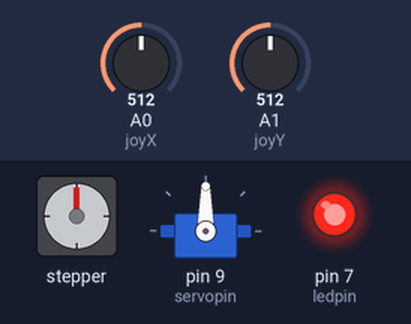
The sketch below on a simulated Arduino Uno, built with avr-gcc and run on an emulated ATmega328P. On the bench: stepper motor, servo, output pins drawn as LEDs (lit = HIGH). Wiring (from diagram.json): stepper motor driver (200 steps per turn assumed): step pin 3; direction pin 2. Inputs (shaded band) come from the test bench; at power-on: A1 (joyY) = 512, A0 (joyX) = 512. Pins used as bus, display or sensor lines are not drawn.

Above: at 1.2 s.
1.3 s: A1 (joyY) set to 716
At 1.45 s:
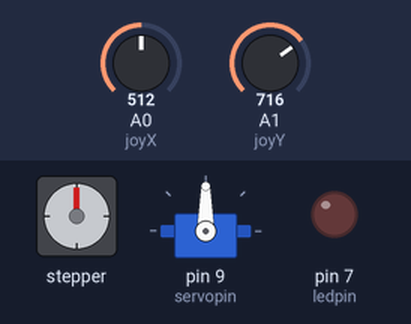
4.3 s: A0 (joyX) set to 716
At 4.45 s:
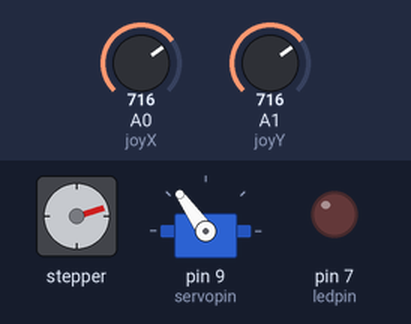
7.3 s: A0 (joyX) set to 900
At 7.45 s:
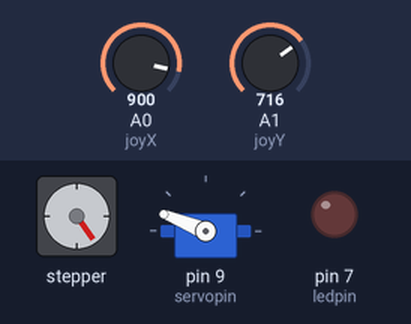
10.3 s: A1 (joyY) set to 511
13.3 s: A0 (joyX) set to 1023
At 13.45 s:
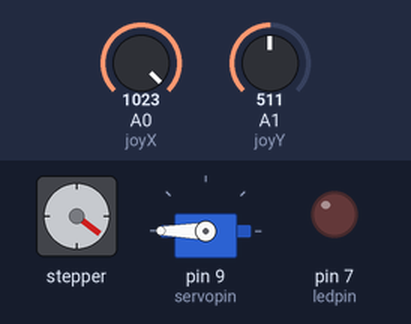
16.3 s: A0 (joyX) set to 511
At 16.45 s:
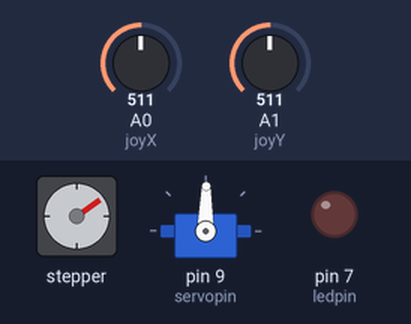
Timing chart, 0 to 22.3 s (numbered marks = the images above; inputs shaded):
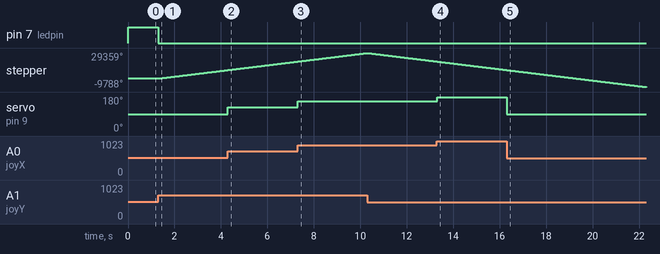

The sketch:

sketch.ino
```cpp
#include <Servo.h>

Servo myservo;
#define joyX A0
#define joyY A1

const int servopin = 9;
const int ledpin = 7;
const int dirPin = 2;
const int stepPin = 3;

void setup()
{
	myservo.attach(servopin);
	Serial.begin(9600);
	pinMode(stepPin, OUTPUT);
	pinMode(dirPin, OUTPUT);
	pinMode(ledpin, OUTPUT);
}
void loop()
{
	int xValue = analogRead(joyX);
	int yValue = analogRead(joyY);

	if (yValue != 512)
	{
		digitalWrite(dirPin, yValue > 512);
		digitalWrite(stepPin, HIGH);
		delayMicroseconds(100);
		digitalWrite(stepPin, LOW);
		delayMicroseconds(100);
	}
	digitalWrite(ledpin, yValue == 512);

	myservo.write(map(xValue, 0, 1023, 0, 180));
}
```

Measured:
- after the input at 1.3 s, pin 7 (ledpin): HIGH → LOW at once; stepper: keeps turning clockwise at about 3263°/s, starting at once
- after the input at 4.3 s, servo on pin 9 (servopin): 90° → 125° at once
- after the input at 7.3 s, servo on pin 9 (servopin): 125° → 158° at once
- after the input at 13.3 s, servo on pin 9 (servopin): 158° → 180° at once
- after the input at 16.3 s, servo on pin 9 (servopin): 180° → 89° at once
